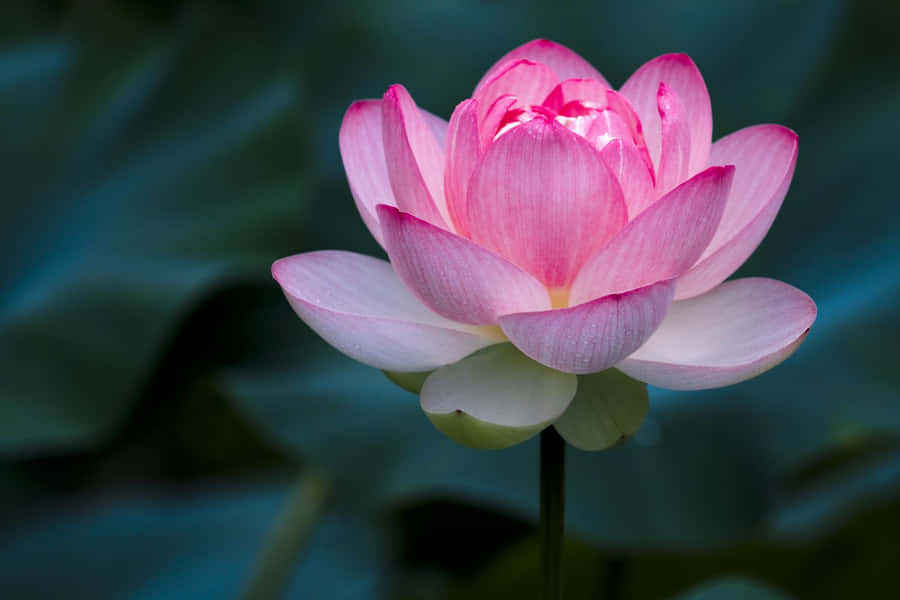
#> input picture image1.jpg, 900 x 600 px
$ python index.py
#> lines starting #> are read from the running program, lines starting #| are printed output that depends on the picture
import cv2
import matplotlib.pyplot as plt

img1 = cv2.imread("image1.jpg")
#> img1 is the input picture: shape (600, 900, 3); mean B, G, R 76.2, 66.4, 64.7
img2 = cv2.imread("image2.jpg")
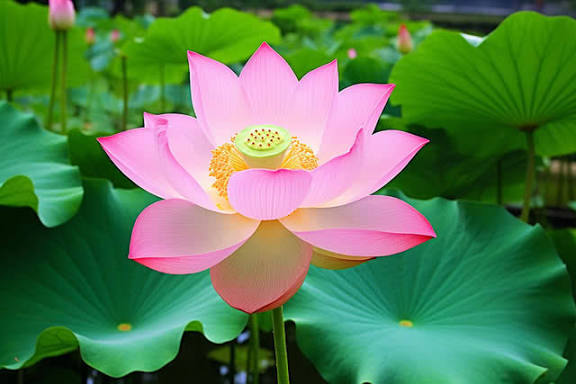
#> input picture image2.jpg, 576 x 384 px
#> img2 is the input picture: shape (384, 576, 3); mean B, G, R 82.8, 124.7, 89.6

if img1 is None or img2 is None:
    print("Image not found")
    exit()

img2 = cv2.resize(img2, (img1.shape[1], img1.shape[0]))
#> img2: shape (600, 900, 3)

result = cv2.add(img1, img2)
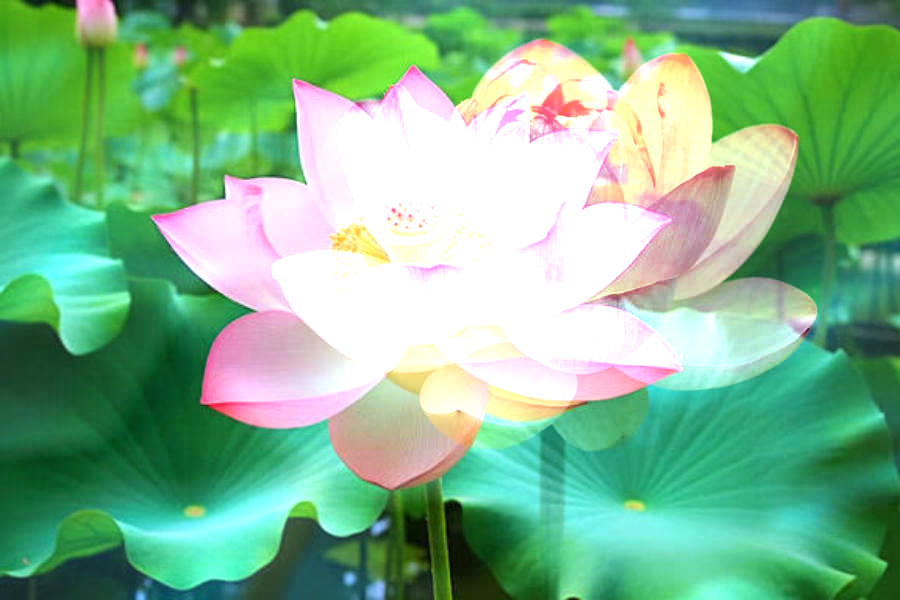
#> result: shape (600, 900, 3); mean B, G, R 141, 182.6, 126.9

cv2.imwrite("addition.jpg", result)

result_rgb = cv2.cvtColor(result, cv2.COLOR_BGR2RGB)

plt.imshow(result_rgb)
plt.axis("off")
plt.show()

print("Program started")

print("Image addition successful!")

print("Output saved as addition.jpg")
